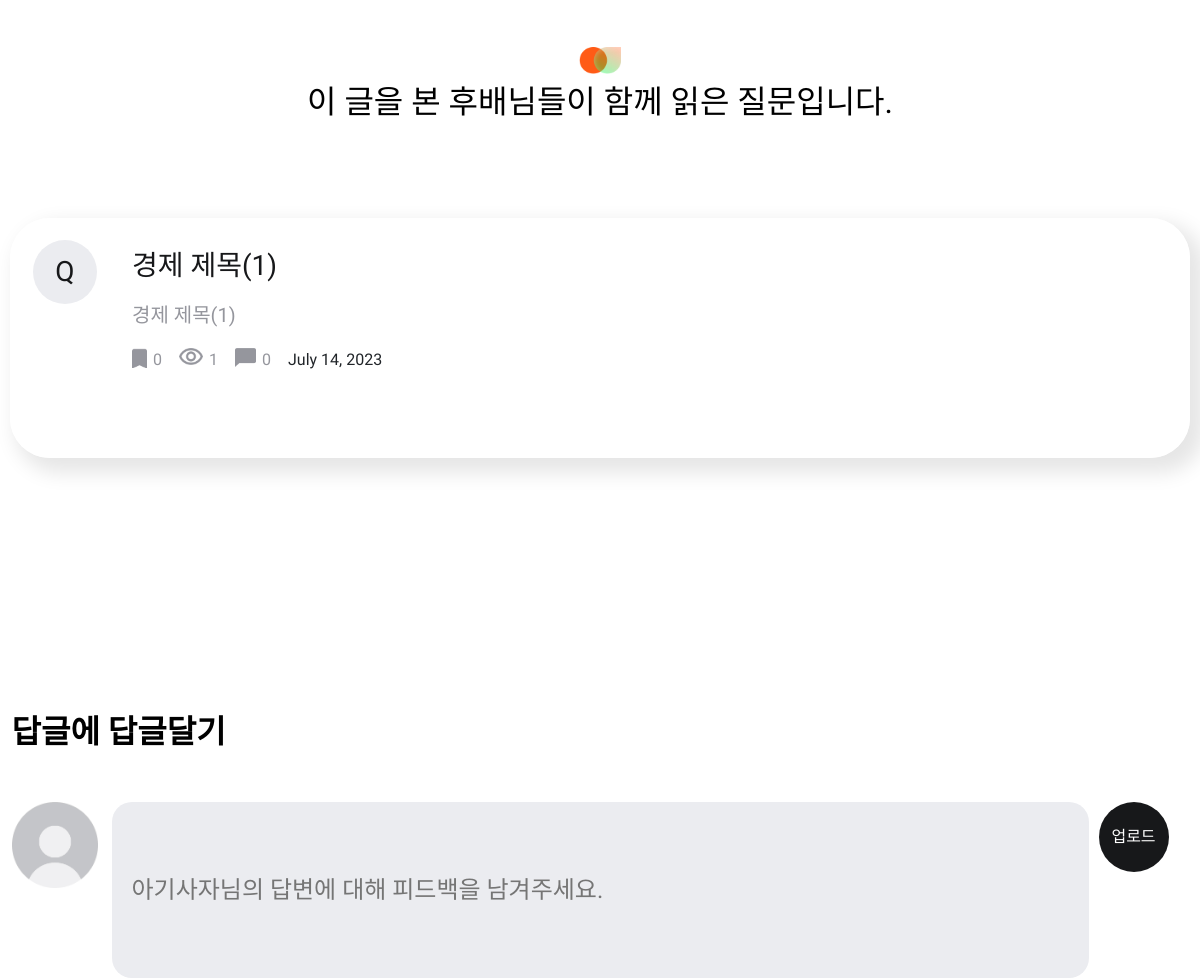
Page /communication/communication_detail/10 (middle part) on the earlier database version.
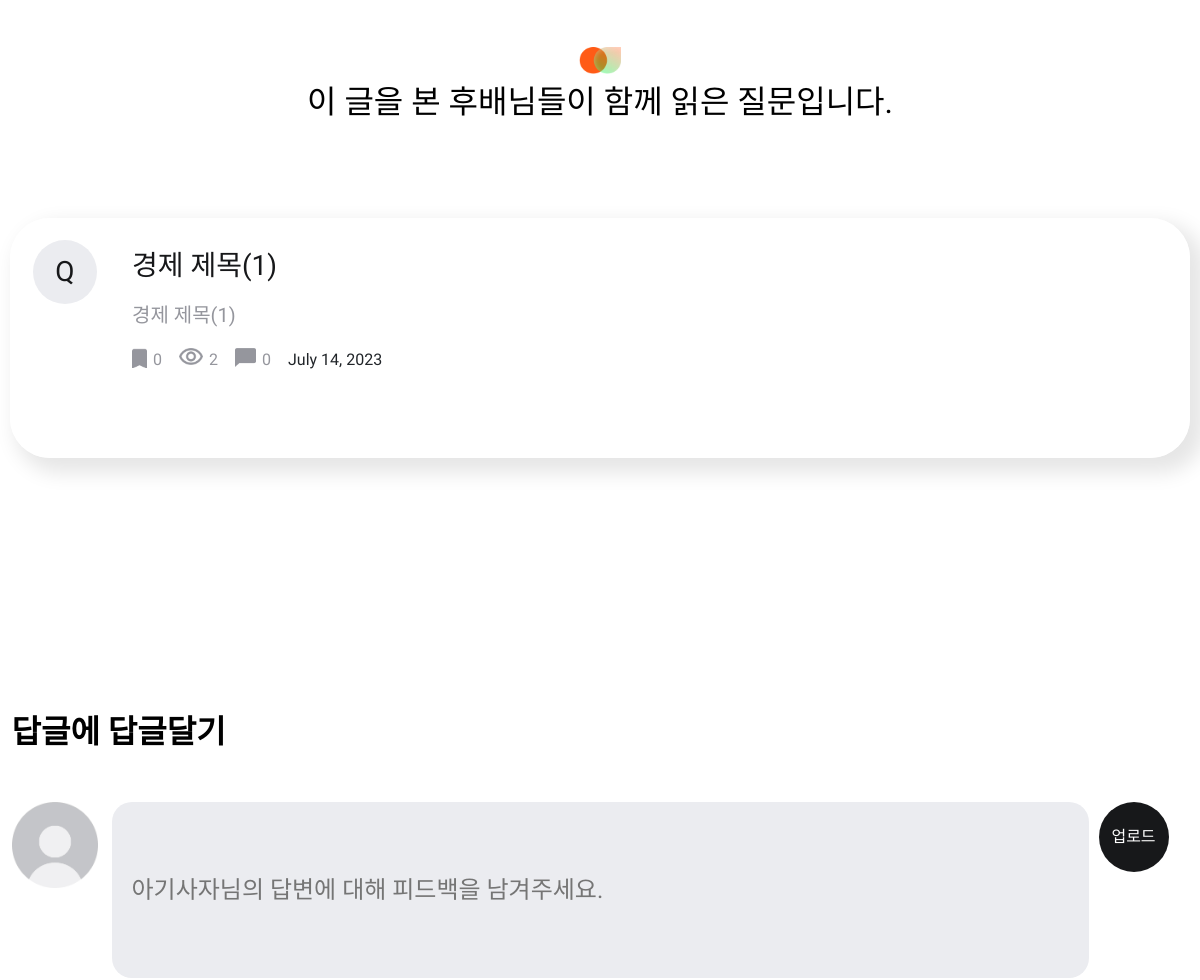
Same page on the later database version.
### communicationApp/models.py (models this page shows)
class Question(models.Model):
    autor       = models.ForeignKey(user, on_delete=models.CASCADE, related_name='author_question') #작성자
    title       = models.CharField("TITLE", max_length=20, default="질문 제목") #질문 제목
    content     = models.TextField("CONTENT", max_length=300, default="질문 내용") #질문 내용
    date        = models.DateField("DATE", auto_now_add=True) #작성일자
    recommend   = models.PositiveIntegerField("RECOMMEND", default=0) #추천수
    category    = models.PositiveIntegerField("CATEGORY") #카테고리
    views       = models.PositiveIntegerField("VIEWS", default=0) #조회수
    answerd     = models.BooleanField("ANSWERD", default=False) #답변 여부

### communicationApp/views.py (the view)
# urls.py: path('communication_detail/<int:question_id>', communication_detail, name='communication_detail'), #소통게시판 메인_질문하나 클릭하면 나오는 화면
def communication_detail(request, question_id):
    question = get_object_or_404(Question, pk=question_id)
    category = question.category
    question.views += 1
    question.save()
    sameCategory = Question.objects.filter(category=category).exclude(pk=question_id).order_by("?")[:5]
    context = {
        'question': question,
        'sameCategory': sameCategory,
    }
    return render(request, 'communicationApp/question-detail.html', context)

### templates/communicationApp/question-detail.html (shortened to what this page needs)
{% load static %}
<!DOCTYPE html>
<html lang="en">
<head>
    <link rel="stylesheet" href="{% static 'css/communicationStyle.css' %}">
    <link rel="stylesheet" href="{% static 'css/default.css' %}">
    <link rel="stylesheet" href="{% static 'css/questionDetailStyle.css' %}">
    <link rel="stylesheet" href="https://cdn.jsdelivr.net/npm/bootstrap@5.3.0/dist/css/bootstrap.min.css">
</head>
        <div class="container-community" style="display:flex; flex-direction:column;align-items:center;margin:0 auto;margin-top: 200px;">
            <img id="container-community-logo-img" src="{% static 'img/main-nav-logo.png' %}" alt="">
            <p id="container-community-first-p" style="margin-bottom: 100px;">이 글을 본 후배님들이 함께 읽은 질문입니다.</p>
            {% for question in sameCategory%}
            <a href="#" style="text-decoration: none;
            color: inherit;">
                <div class="community-box" >
                    <div class="community-box-num">
                        {% if question.answerd == False %}
                            <p id="unanswer">Q</p>
                        {% else %}
                            <p id="answer">Q</p>
                            <p>답변완료</p>
                        {% endif %}
                    </div>
                    <div class="community-box-content">
                        <p id="community-box-content-title">{{question.title}}</p>
                        <p id="community-box-content-detail-content">{{question.content}}</p>
                        <div class="community-box-content-footer">
                            <div class="content-icon-box">
                                <div class="save">
                                    <img src="{% static 'img/main-save-icon.png' %}" alt="">
                                    <p>{{question.recommend}}</p>
                                </div>
                                <div class="saw">
                                    <img src="{% static 'img/main-saw-icon.png' %}" alt="">
                                    <p>{{question.views}}</p>
                                </div>
                                <div class="comment">
                                    <img src="{% static 'img/main-comment-icon.png' %}" alt="">
                                    <p>{{question.answer_set.count}}</p>
                                </div>
                            </div>
                            <div class="content-date">
                                <p>{{question.date}}</p>
                            </div>
                        </div>
                    </div>
                </div>
            </a>
            {% endfor %}
        </div>
        <div id="comment-container" style="width: 1177px;margin: 0 auto; margin-top: 200px;">
            <p style="color: #000;
            font-family: NanumGothic;
            font-size: 32px;
            font-style: normal;
            font-weight: 700;
            line-height: normal;
            margin-bottom: 50px;">답글에 답글달기</p>
            <div class="upload-comment">
                <img src="{% static 'img/study-user-img.png' %}" alt="">
                <div>
                    <form action="{% url 'communicationApp:create_comment' question.id %}" method="POST" class="upload-comment-box">
                        <input type="text" name="comment" placeholder="아기사자님의 답변에 대해 피드백을 남겨주세요.">
                        <input type="submit" value="업로드">
                    </form>
                </div>
            </div>
        </div>
</body>
</html>

Differences in the rows shown:
changed Question "경제 제목(1)": views "1" → "2"
